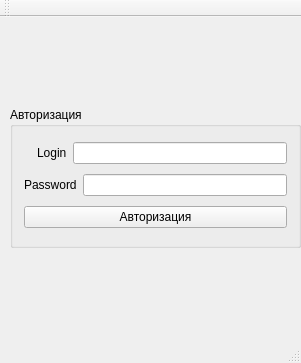
<?xml version="1.0" encoding="UTF-8"?>
<ui version="4.0">
 <class>MainWindow</class>
 <widget class="QMainWindow" name="MainWindow">
  <property name="geometry">
   <rect>
    <x>0</x>
    <y>0</y>
    <width>301</width>
    <height>363</height>
   </rect>
  </property>
  <property name="windowTitle">
   <string>MainWindow</string>
  </property>
  <widget class="QWidget" name="centralWidget">
   <widget class="QGroupBox" name="groupBox">
    <property name="geometry">
     <rect>
      <x>10</x>
      <y>90</y>
      <width>291</width>
      <height>141</height>
     </rect>
    </property>
    <property name="title">
     <string>Авторизация</string>
    </property>
    <layout class="QVBoxLayout" name="verticalLayout">
     <item>
      <layout class="QHBoxLayout" name="horizontalLayout">
       <item>
        <widget class="QLabel" name="label">
         <property name="text">
          <string/>
         </property>
        </widget>
       </item>
       <item>
        <widget class="QLabel" name="label_3">
         <property name="text">
          <string>Login</string>
         </property>
        </widget>
       </item>
       <item>
        <widget class="QLineEdit" name="log"/>
       </item>
      </layout>
     </item>
     <item>
      <layout class="QHBoxLayout" name="horizontalLayout_2">
       <item>
        <widget class="QLabel" name="label_2">
         <property name="text">
          <string>Password</string>
         </property>
        </widget>
       </item>
       <item>
        <widget class="QLineEdit" name="pas"/>
       </item>
      </layout>
     </item>
     <item>
      <widget class="QPushButton" name="pushButton">
       <property name="text">
        <string>Авторизация</string>
       </property>
      </widget>
     </item>
    </layout>
   </widget>
   <widget class="QLabel" name="home">
    <property name="geometry">
     <rect>
      <x>0</x>
      <y>0</y>
      <width>341</width>
      <height>321</height>
     </rect>
    </property>
    <property name="styleSheet">
     <string notr="true">style=&quot;font-weight:bold&quot;
color:black;
</string>
    </property>
    <property name="text">
     <string/>
    </property>
    <property name="pixmap">
     <pixmap>C:/Users/kodda/OneDrive/Рабочий стол/636163211361157536.png</pixmap>
    </property>
   </widget>
   <zorder>home</zorder>
   <zorder>groupBox</zorder>
  </widget>
  <widget class="QMenuBar" name="menuBar">
   <property name="geometry">
    <rect>
     <x>0</x>
     <y>0</y>
     <width>301</width>
     <height>21</height>
    </rect>
   </property>
  </widget>
  <widget class="QToolBar" name="mainToolBar">
   <attribute name="toolBarArea">
    <enum>TopToolBarArea</enum>
   </attribute>
   <attribute name="toolBarBreak">
    <bool>false</bool>
   </attribute>
  </widget>
  <widget class="QStatusBar" name="statusBar"/>
 </widget>
 <layoutdefault spacing="6" margin="11"/>
 <resources/>
 <connections/>
</ui>
